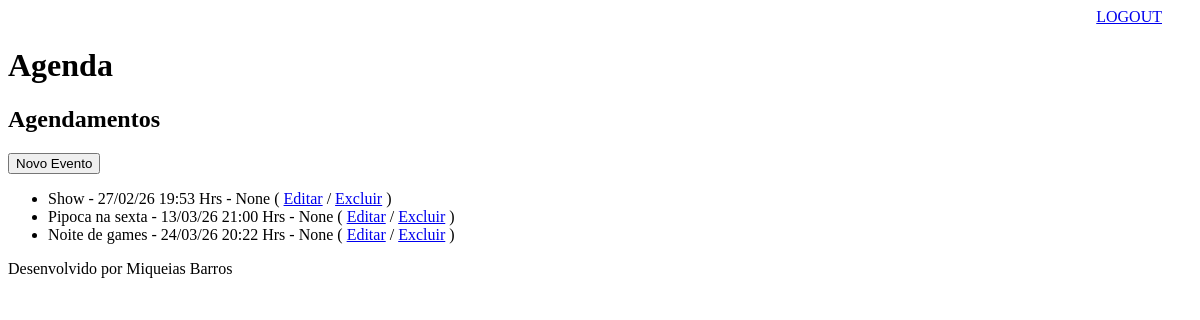
Page / (signed in) on the earlier database version.
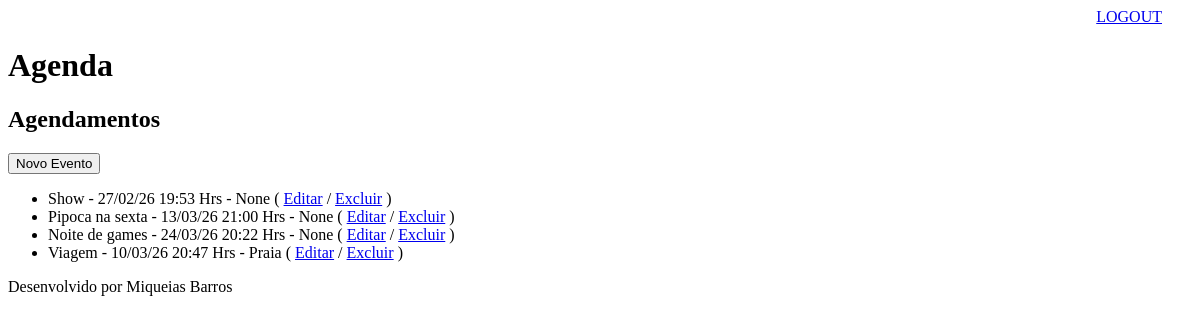
Same page on the later database version.
### core/models.py (models this page shows, shortened)
class Evento(models.Model) :
    titulo = models.CharField(max_length=100)
    descricao = models.TextField(blank=True, null=True)
    data_evento = models.DateTimeField(verbose_name='Data do Evento')
    data_criacao = models.DateTimeField(auto_now=True)
    local_evento = models.CharField(max_length=200, null=True, blank=True)
    usuario = models.ForeignKey(User, on_delete=models.CASCADE)
    class Meta:
        db_table = 'evento'
    def get_data_evento(self):
        return self.data_evento.strftime('%d/%m/%y %H:%M Hrs')
    def get_evento_atrasado(self):
        if self.data_evento < datetime.now():
            return True
        else:
            return False

### core/views.py (the view)
# urls.py: path('', views.lista_eventos, name='agenda'),
@login_required(login_url='/login/')
def lista_eventos(request):
    user = request.user
    data_atual = datetime.now() - timedelta(hours=1)
    eventos = Evento.objects.filter(usuario=user,
                                    data_evento__gt=data_atual)
    return render(request, 'agenda.html', {'eventos': eventos})

### templates/agenda.html (shortened to what this page needs)
{% extends "model-page.html" %}
{% block content %}
    <h2>Agendamentos</h2>
    <a href="evento/">
        <button type="button">Novo Evento</button>
    </a>
    <ul>
        {% for evento in eventos %}
            <li>
                <div >
                {{ evento.titulo }} - {{ evento.get_data_evento }} - {{ evento.local_evento }}
                ( <a href="evento/?id={{ evento.id }}">Editar</a>
                / <a href="evento/delete/{{ evento.id }}/">Excluir</a> )
                </div>
            </li>
        {% endfor %}
    </ul>
{% endblock %}

### templates/model-page.html
<!DOCTYPE html>
<html lang="pt-br">
<head>
    {% include "model-header.html" %}
</head>
<body>
    {% block content %} {% endblock %}
    {% include "model-footer.html" %}
</body>
</html>

### templates/model-header.html (shortened to what this page needs)
    <div align="right">
        <a href="/logout" style="margin:30px">LOGOUT</a>
    </div>
    <h1>Agenda</h1>

### templates/model-footer.html
<p>Desenvolvido por Miqueias Barros</p>

Differences in the rows shown:
added Evento: titulo "Viagem", get_data_evento "10/03/26 20:47 Hrs", local_evento "Praia"
